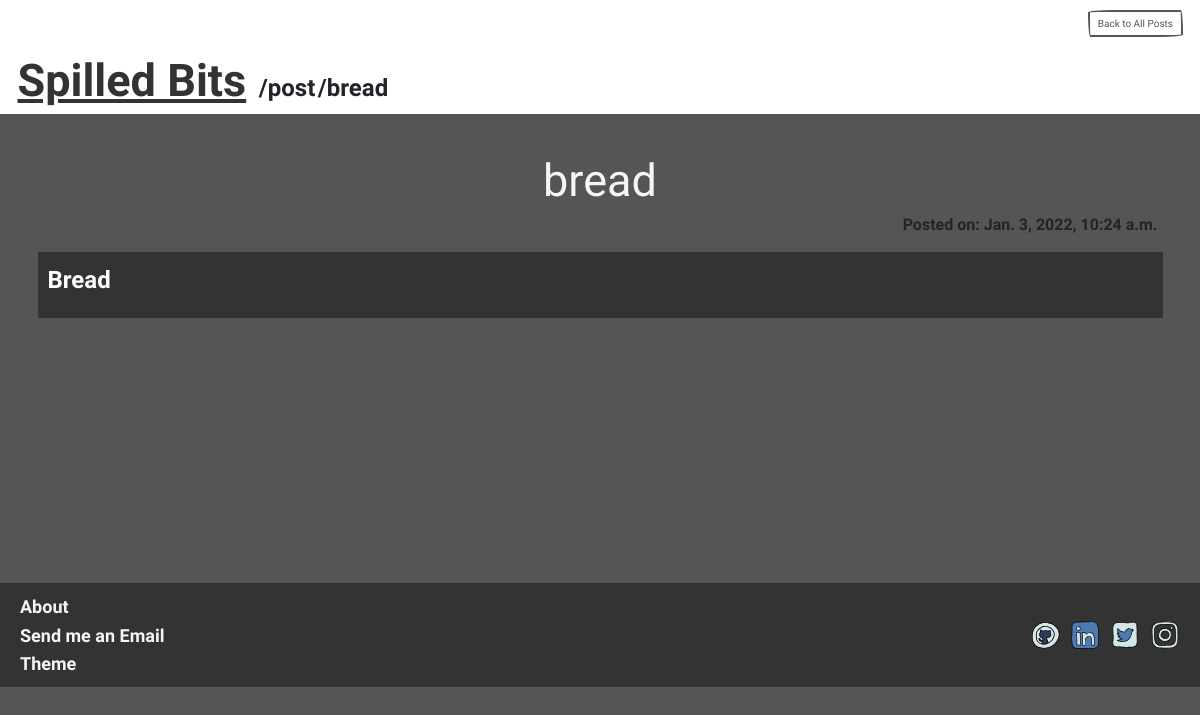
The page /post/bread/1/ on the database its author committed.
### spilled_bits/models.py (models this page shows, shortened)
class Article(models.Model):
    STATUS = (('Publish', 'Publish'), ('Private', 'Private'),)
    title = models.CharField(max_length=100, unique=True)
    content = models.TextField()
    slug = models.SlugField(max_length=200, blank=True, editable=False)
    date = models.DateTimeField(auto_now_add=True)
    status = models.CharField(max_length=15, choices=STATUS, blank=True, null=True)
    category = models.ManyToManyField(Category)

### spilled_bits/views.py (the view)
# urls.py: path('post/<str:slug>/<int:pageNow>/', views.ArticleView, name='article'),
def ArticleView(request, slug, pageNow):
    post = get_object_or_404(Article, slug=slug)
    context = {
        "post": post,
        "page": pageNow
    }
    return render(request, 'spilled_bits/article.html', context)

### spilled_bits/templates/spilled_bits/article.html (shortened to what this page needs)
{% extends 'common/base.html' %}
{% block content %}
<div class="bg-light container-fluid mb-5">
    <div class="row justify-content-end mx-3 my-3">
        {% if page %}
            <a class="col col-md-auto btn sm-btn btn-outline-secondary" href="{% url 'all_posts' page %}">Back to All Posts</a>
        {% else %}
            <a class="col col-md-auto btn sm-btn btn-outline-secondary" href="{% url 'all_posts' 1 %}">Back to All Posts</a>
        {% endif %}
    </div>
    <div class="col col-md-auto">
        <a class="mx-3" href="{% url 'home' %}" style="font-size: 450%;">Spilled Bits</a>
        <span class="f-xlarge">/post</span>
        <span class="f-xlarge">/{{post.slug}}</span>
    </div>
</div>
<div class="container">
    <div class="d-flex justify-content-center mt-3">
        <h1 class="fc-2" style="font-size: 4.5rem;">{{post.title}}</h1>
    </div>
    <div class="d-flex justify-content-end mx-2">
        <strong class="f-med">Posted on: {{post.date}}</strong>
    </div>
    <div class="card-body bg-primary f-xlarge my-4 article">
        {{post.content|safe}}
    </div>
</div>
{% include 'common/footer.html' %}
{% endblock %}

### spilled_bits/static/css/style.css (style rules this page uses)
.fc-2 { color: whitesmoke; }
.f-med { font-size: medium; }
.f-xlarge { font-size: x-large; }

### rows shown on the page
Article: slug "bread", title "bread", date "Jan. 3, 2022, 10:24 a.m.", content "Bread"
